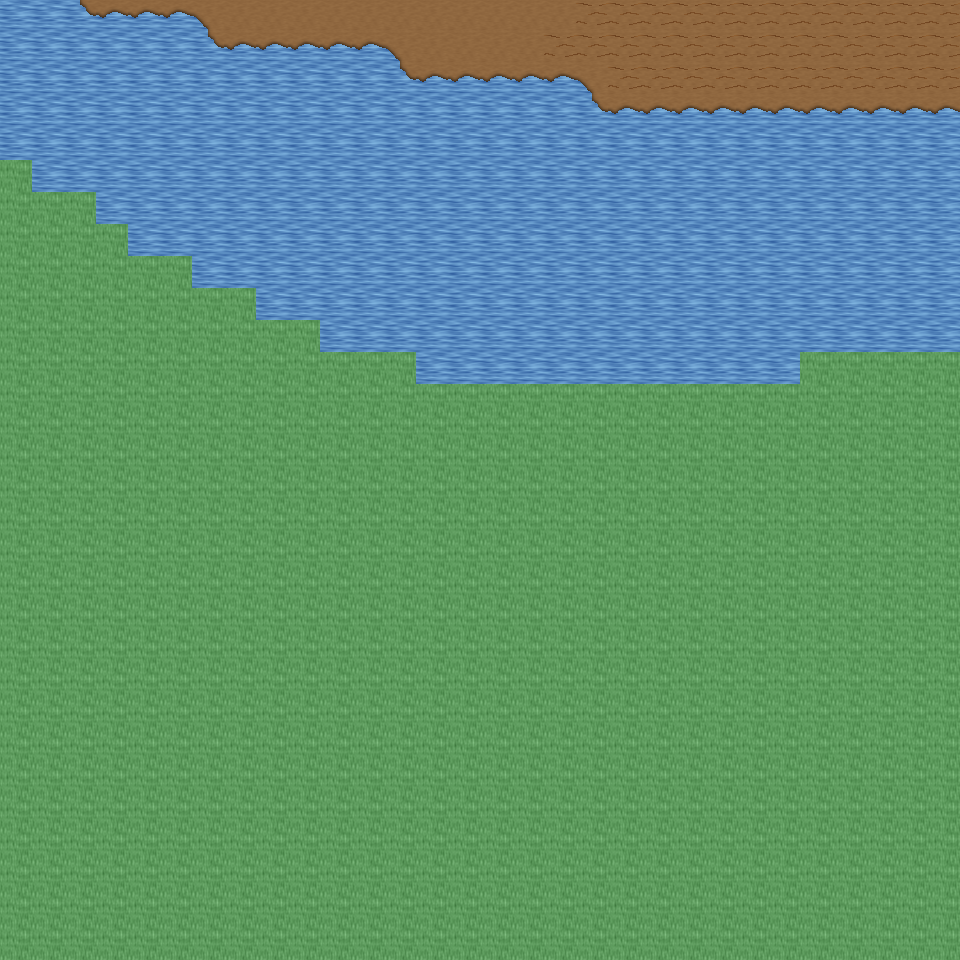

This is a level from a 2D game, rendered from its Tiled map with the project's own tilesets. A one-line summary and the map file follow, with tile-layer data summarised:
An orthogonal 30x30 tile map with 32x32 px tiles, 6 tile layers (Ground, Object, Object2, Above, ...), 19 tilesets and 3 objects (3x mapExit).

<map version="1.0" orientation="orthogonal" renderorder="right-down" width="30" height="30" tilewidth="32" tileheight="32" nextobjectid="4">
  <tileset firstgid="1" name="tileset_ground_ground" tilewidth="32" tileheight="32" tilecount="33" columns="3">
    <image source="../drawable/tileset_ground_ground.png" width="96" height="352" />
  </tileset>
  <tileset firstgid="34" name="tileset_ground_water_pool" tilewidth="32" tileheight="32" tilecount="72" columns="3">
    <image source="../drawable/tileset_ground_water_pool.png" width="96" height="768" />
  </tileset>
  <tileset firstgid="106" name="tileset_ground_ridge_earth_dark" tilewidth="32" tileheight="32" tilecount="96" columns="12">
    <image source="../drawable/tileset_ground_ridge_earth_dark.png" width="384" height="256" />
  </tileset>
  <tileset firstgid="202" name="tileset_ground_grass_edges" tilewidth="32" tileheight="32" tilecount="36" columns="12">
    <image source="../drawable/tileset_ground_grass_edges.png" width="384" height="96" />
  </tileset>
  <tileset firstgid="238" name="tileset_ground_earth_edges" tilewidth="32" tileheight="32" tilecount="18" columns="6">
    <image source="../drawable/tileset_ground_earth_edges.png" width="192" height="96" />
  </tileset>
  <tileset firstgid="256" name="tileset_ground_grass_corners" tilewidth="32" tileheight="32" tilecount="24" columns="6">
    <image source="../drawable/tileset_ground_grass_corners.png" width="192" height="128" />
  </tileset>
  <tileset firstgid="280" name="tileset_plant_grasses" tilewidth="32" tileheight="32" tilecount="6" columns="3">
    <image source="../drawable/tileset_plant_grasses.png" width="96" height="64" />
  </tileset>
  <tileset firstgid="286" name="tileset_plant_flower_daisy_blue" tilewidth="32" tileheight="32" tilecount="8" columns="2">
    <image source="../drawable/tileset_plant_flower_daisy_blue.png" width="64" height="128" />
  </tileset>
  <tileset firstgid="294" name="tileset_plant_flower_daisy_yellow" tilewidth="32" tileheight="32" tilecount="8" columns="2">
    <image source="../drawable/tileset_plant_flower_daisy_yellow.png" width="64" height="128" />
  </tileset>
  <tileset firstgid="302" name="tileset_plant_bush_bushes" tilewidth="32" tileheight="32" tilecount="10" columns="5">
    <image source="../drawable/tileset_plant_bush_bushes.png" width="160" height="64" />
  </tileset>
  <tileset firstgid="312" name="tileset_plant_flower_daisy_red" tilewidth="32" tileheight="32" tilecount="8" columns="2">
    <image source="../drawable/tileset_plant_flower_daisy_red.png" width="64" height="128" />
  </tileset>
  <tileset firstgid="320" name="tileset_plant_flower_daisy_white" tilewidth="32" tileheight="32" tilecount="8" columns="2">
    <image source="../drawable/tileset_plant_flower_daisy_white.png" width="64" height="128" />
  </tileset>
  <tileset firstgid="328" name="tileset_item_statue_bird" tilewidth="32" tileheight="32" tilecount="8" columns="2">
    <image source="../drawable/tileset_item_statue_bird.png" width="64" height="128" />
  </tileset>
  <tileset firstgid="336" name="tileset_logic_collision" tilewidth="32" tileheight="32" tilecount="1" columns="1">
    <image source="../drawable/tileset_logic_collision.png" width="32" height="32" />
  </tileset>
  <tileset firstgid="337" name="tileset_ground_green_paving" tilewidth="32" tileheight="32" tilecount="18" columns="3">
    <image source="../drawable/tileset_ground_green_paving.png" width="96" height="192" />
  </tileset>
  <tileset firstgid="355" name="tileset_logic_protection" tilewidth="32" tileheight="32" tilecount="2" columns="2">
    <image source="../drawable/tileset_logic_protection.png" width="64" height="32" />
  </tileset>
  <tileset firstgid="357" name="tileset_building_castle" tilewidth="32" tileheight="32" tilecount="320" columns="20">
    <image source="../drawable/tileset_building_castle.png" width="640" height="512" />
  </tileset>
  <tileset firstgid="677" name="tileset_logic_creature_reptile" tilewidth="32" tileheight="32" tilecount="7" columns="7">
    <image source="../drawable/tileset_logic_creature_reptile.png" width="224" height="32" />
  </tileset>
  <tileset firstgid="684" name="tileset_logic_creature_rodent" tilewidth="32" tileheight="32" tilecount="8" columns="8">
    <image source="../drawable/tileset_logic_creature_rodent.png" width="256" height="32" />
  </tileset>
  <layer name="Ground" width="30" height="30">
    <data>[900 cells, 900 non-empty, 3 distinct tile ids]</data>
  </layer>
  <layer name="Object" width="30" height="30">
    <data>[900 cells, 97 non-empty, 7 distinct tile ids]</data>
  </layer>
  <layer name="Object2" width="30" height="30">
    <data>[900 cells, 0 non-empty, 0 distinct tile ids]</data>
  </layer>
  <layer name="Above" width="30" height="30">
    <data>[900 cells, 0 non-empty, 0 distinct tile ids]</data>
  </layer>
  <layer name="Above2" width="30" height="30">
    <data>[900 cells, 0 non-empty, 0 distinct tile ids]</data>
  </layer>
  <layer name="Walkable" width="30" height="30">
    <data>[900 cells, 590 non-empty, 1 distinct tile ids]</data>
  </layer>
  <objectgroup name="MapEvents">
    <object id="1" name="north" type="mapExit" x="0" y="0" width="960" height="32">
      <properties>
        <property name="map" value="level_0_x86_y95" />
        <property name="x" value="0" />
        <property name="y" value="28" />
      </properties>
    </object>
    <object id="2" name="west" type="mapExit" x="0" y="0" width="32" height="160">
      <properties>
        <property name="map" value="level_0_x85_y96" />
        <property name="x" value="28" />
        <property name="y" value="0" />
      </properties>
    </object>
    <object id="3" name="east" type="mapExit" x="928" y="0" width="32" height="352">
      <properties>
        <property name="map" value="level_0_x87_y96" />
        <property name="x" value="1" />
        <property name="y" value="0" />
      </properties>
    </object>
  </objectgroup>
</map>
